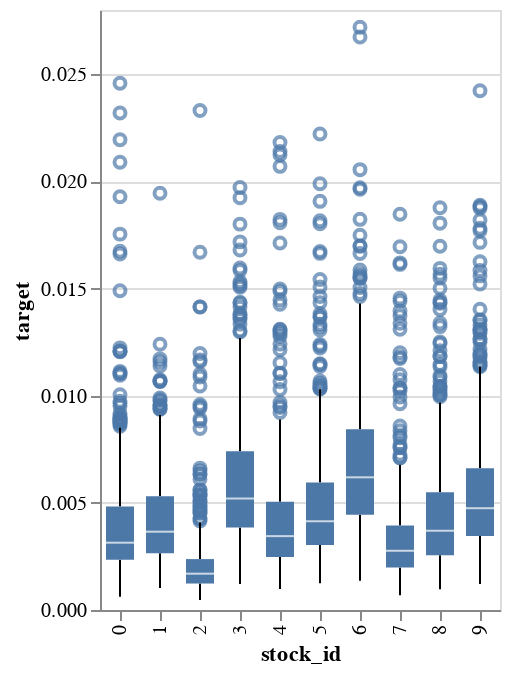

Notebook code cell kept with this figure:
### Code cell
df_sample = df_train_all.reset_index().query('stock_id < 10').sample(5000)[['stock_id', 'target']]
alt.Chart(df_sample).mark_boxplot().encode(
    x='stock_id:O',
    y='target:Q'
)

### Figure 1 — Vega-Lite specification as saved in the notebook (floating-point values rounded to 4 significant figures; data arrays with more than 128 entries replaced by an {"elided": "..."} marker saying what was removed)
{"config": {"view": {"continuousWidth": 400, "continuousHeight": 300}}, "data": {"name": "data-d1fe6dae32f5adef5275b1d7c8d4ebea"}, "mark": "boxplot", "encoding": {"x": {"type": "ordinal", "field": "stock_id"}, "y": {"type": "quantitative", "field": "target"}}, "$schema": "https://vega.github.io/schema/vega-lite/v4.8.1.json", "datasets": {"data-d1fe6dae32f5adef5275b1d7c8d4ebea": {"elided": "5000 records"}}}
